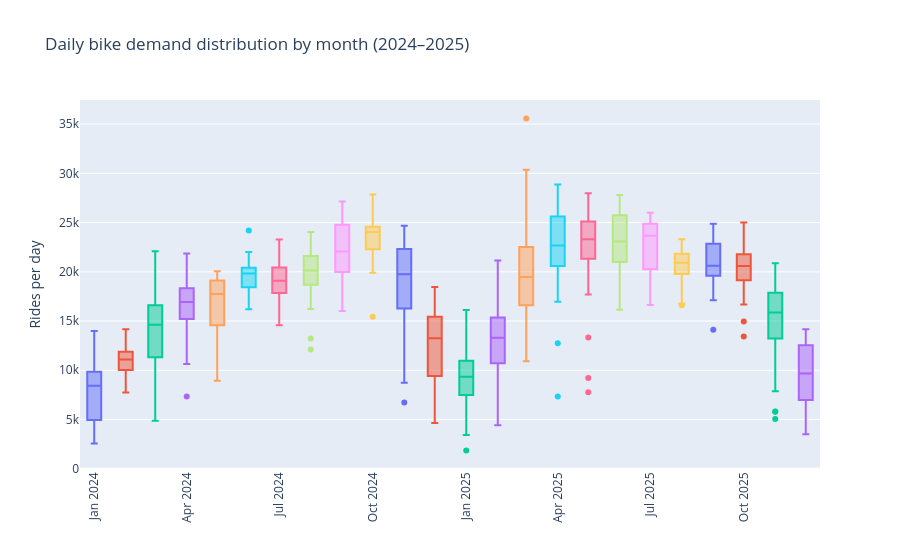

The code cell stored with this chart in its notebook:
### Code cell
# 1) daily demand (sum of hourly y)
df_daily = (
    df_started_hourly_full
    .groupby(["year", "month", "day"], as_index=False)["y"]
    .sum()
)

# 2) build date + year-month label
df_daily["date"] = pd.to_datetime(dict(year=df_daily["year"], month=df_daily["month"], day=df_daily["day"]))
df_daily["year_month"] = df_daily["date"].dt.to_period("M").astype(str)  # "2024-01", ...

# 3) plotly box plot
fig = px.box(
    df_daily.sort_values("year_month"),
    x="year_month",
    y="y",
    color="year_month",          
    points="outliers",           
    title="Daily bike demand distribution by month (2024–2025)",
    labels={"year_month": "", "y": "Rides per day"}
)

fig.update_layout(
    xaxis_tickangle=-90,
    showlegend=False
)

fig.show()

### Figure 1 — Plotly figure (JSON) as saved in the notebook; plotly's stock layout.template omitted (floating-point values rounded to 4 significant figures)
{"data": [{"alignmentgroup": "True", "boxpoints": "outliers", "hovertemplate": "=%{x}<br>Rides per day=%{y}<extra></extra>", "legendgroup": "2024-01", "marker": {"color": "#636efa"}, "name": "2024-01", "notched": false, "offsetgroup": "2024-01", "orientation": "v", "showlegend": true, "type": "box", "x": ["2024-01", "2024-01", "2024-01", "2024-01", "2024-01", "2024-01", "2024-01", "2024-01", "2024-01", "2024-01", "2024-01", "2024-01", "2024-01", "2024-01", "2024-01", "2024-01", "2024-01", "2024-01", "2024-01", "2024-01", "2024-01", "2024-01", "2024-01", "2024-01", "2024-01", "2024-01", "2024-01", "2024-01", "2024-01", "2024-01", "2024-01"], "x0": " ", "xaxis": "x", "y": [4902, 10577, 10493, 9630, 6428, 12558, 13997, 9623, 10485, 6693, 4171, 3798, 2578, 6941, 5092, 9058, 3037, 2786, 9153, 8482, 8420, 3105, 8257, 9919, 7808, 10564, 11124, 9557, 9516, 6773, 3309], "y0": " ", "yaxis": "y"}, {"alignmentgroup": "True", "boxpoints": "outliers", "hovertemplate": "=%{x}<br>Rides per day=%{y}<extra></extra>", "legendgroup": "2024-02", "marker": {"color": "#EF553B"}, "name": "2024-02", "notched": false, "offsetgroup": "2024-02", "orientation": "v", "showlegend": true, "type": "box", "x": ["2024-02", "2024-02", "2024-02", "2024-02", "2024-02", "2024-02", "2024-02", "2024-02", "2024-02", "2024-02", "2024-02", "2024-02", "2024-02", "2024-02", "2024-02", "2024-02", "2024-02", "2024-02", "2024-02", "2024-02", "2024-02", "2024-02", "2024-02", "2024-02", "2024-02", "2024-02", "2024-02", "2024-02", "2024-02"], "x0": " ", "xaxis": "x", "y": [7742, 8903, 9293, 10977, 11879, 11080, 12707, 11764, 10205, 12059, 8681, 11820, 11058, 11085, 12183, 11819, 11665, 11826, 10952, 11890, 10584, 11107, 10497, 12488, 13553, 14156, 8499, 8727, 9489], "y0": " ", "yaxis": "y"}, {"alignmentgroup": "True", "boxpoints": "outliers", "hovertemplate": "=%{x}<br>Rides per day=%{y}<extra></extra>", "legendgroup": "2024-03", "marker": {"color": "#00cc96"}, "name": "2024-03", "notched": false, "offsetgroup": "2024-03", "orientation": "v", "showlegend": true, "type": "box", "x": ["2024-03", "2024-03", "2024-03", "2024-03", "2024-03", "2024-03", "2024-03", "2024-03", "2024-03", "2024-03", "2024-03", "2024-03", "2024-03", "2024-03", "2024-03", "2024-03", "2024-03", "2024-03", "2024-03", "2024-03", "2024-03", "2024-03", "2024-03", "2024-03", "2024-03", "2024-03", "2024-03", "2024-03", "2024-03", "2024-03", "2024-03"], "x0": " ", "xaxis": "x", "y": [15150, 14196, 16692, 14633, 13093, 15422, 16130, 16367, 9288, 13663, 17975, 18834, 17594, 14891, 22075, 8931, 18751, 8885, 14620, 12744, 11124, 9809, 14606, 11926, 15676, 4864, 8977, 10704, 16777, 17852, 14697], "y0": " ", "yaxis": "y"}, {"alignmentgroup": "True", "boxpoints": "outliers", "hovertemplate": "=%{x}<br>Rides per day=%{y}<extra></extra>", "legendgroup": "2024-04", "marker": {"color": "#ab63fa"}, "name": "2024-04", "notched": false, "offsetgroup": "2024-04", "orientation": "v", "showlegend": true, "type": "box", "x": ["2024-04", "2024-04", "2024-04", "2024-04", "2024-04", "2024-04", "2024-04", "2024-04", "2024-04", "2024-04", "2024-04", "2024-04", "2024-04", "2024-04", "2024-04", "2024-04", "2024-04", "2024-04", "2024-04", "2024-04", "2024-04", "2024-04", "2024-04", "2024-04", "2024-04", "2024-04", "2024-04", "2024-04", "2024-04", "2024-04"], "x0": " ", "xaxis": "x", "y": [19145, 15647, 21862, 13409, 15323, 17757, 18000, 17320, 13860, 20461, 17149, 18122, 18426, 18335, 18751, 18983, 11684, 10636, 7342, 14875, 14438, 15217, 16109, 15618, 16907, 18228, 15272, 16044, 18385, 16960], "y0": " ", "yaxis": "y"}, {"alignmentgroup": "True", "boxpoints": "outliers", "hovertemplate": "=%{x}<br>Rides per day=%{y}<extra></extra>", "legendgroup": "2024-05", "marker": {"color": "#FFA15A"}, "name": "2024-05", "notched": false, "offsetgroup": "2024-05", "orientation": "v", "showlegend": true, "type": "box", "x": ["2024-05", "2024-05", "2024-05", "2024-05", "2024-05", "2024-05", "2024-05", "2024-05", "2024-05", "2024-05", "2024-05", "2024-05", "2024-05", "2024-05", "2024-05", "2024-05", "2024-05", "2024-05", "2024-05", "2024-05", "2024-05", "2024-05", "2024-05", "2024-05", "2024-05", "2024-05", "2024-05", "2024-05", "2024-05", "2024-05", "2024-05"], "x0": " ", "xaxis": "x", "y": [8931, 17989, 17779, 19442, 18733, 17250, 13796, 17420, 17809, 17564, 14971, 19232, 18024, 18376, 20052, 14293, 12182, 19909, 19720, 19595, 19787, 11073, 15684, 9590, 20057, 17395, 10931, 17362, 14430, 17749, 18410], "y0": " ", "yaxis": "y"}, {"alignmentgroup": "True", "boxpoints": "outliers", "hovertemplate": "=%{x}<br>Rides per day=%{y}<extra></extra>", "legendgroup": "2024-06", "marker": {"color": "#19d3f3"}, "name": "2024-06", "notched": false, "offsetgroup": "2024-06", "orientation": "v", "showlegend": true, "type": "box", "x": ["2024-06", "2024-06", "2024-06", "2024-06", "2024-06", "2024-06", "2024-06", "2024-06", "2024-06", "2024-06", "2024-06", "2024-06", "2024-06", "2024-06", "2024-06", "2024-06", "2024-06", "2024-06", "2024-06", "2024-06", "2024-06", "2024-06", "2024-06", "2024-06", "2024-06", "2024-06", "2024-06", "2024-06", "2024-06", "2024-06"], "x0": " ", "xaxis": "x", "y": [19020, 19977, 19955, 19365, 19230, 17939, 16805, 18740, 20298, 20421, 20567, 16673, 19854, 18533, 16478, 19665, 21525, 18418, 17857, 19797, 16203, 19840, 22005, 21245, 24193, 20079, 17818, 20405, 21128, 20324], "y0": " ", "yaxis": "y"}, {"alignmentgroup": "True", "boxpoints": "outliers", "hovertemplate": "=%{x}<br>Rides per day=%{y}<extra></extra>", "legendgroup": "2024-07", "marker": {"color": "#FF6692"}, "name": "2024-07", "notched": false, "offsetgroup": "2024-07", "orientation": "v", "showlegend": true, "type": "box", "x": ["2024-07", "2024-07", "2024-07", "2024-07", "2024-07", "2024-07", "2024-07", "2024-07", "2024-07", "2024-07", "2024-07", "2024-07", "2024-07", "2024-07", "2024-07", "2024-07", "2024-07", "2024-07", "2024-07", "2024-07", "2024-07", "2024-07", "2024-07", "2024-07", "2024-07", "2024-07", "2024-07", "2024-07", "2024-07", "2024-07", "2024-07"], "x0": " ", "xaxis": "x", "y": [20651, 21331, 19051, 19392, 14580, 19799, 21642, 20508, 15802, 23273, 20179, 17964, 20243, 19804, 18266, 18951, 17817, 19100, 20189, 20961, 20561, 18103, 17210, 16610, 17304, 18811, 18370, 20753, 16006, 20074, 16138], "y0": " ", "yaxis": "y"}, {"alignmentgroup": "True", "boxpoints": "outliers", "hovertemplate": "=%{x}<br>Rides per day=%{y}<extra></extra>", "legendgroup": "2024-08", "marker": {"color": "#B6E880"}, "name": "2024-08", "notched": false, "offsetgroup": "2024-08", "orientation": "v", "showlegend": true, "type": "box", "x": ["2024-08", "2024-08", "2024-08", "2024-08", "2024-08", "2024-08", "2024-08", "2024-08", "2024-08", "2024-08", "2024-08", "2024-08", "2024-08", "2024-08", "2024-08", "2024-08", "2024-08", "2024-08", "2024-08", "2024-08", "2024-08", "2024-08", "2024-08", "2024-08", "2024-08", "2024-08", "2024-08", "2024-08", "2024-08", "2024-08", "2024-08"], "x0": " ", "xaxis": "x", "y": [18675, 18407, 21162, 21719, 21848, 22360, 21795, 21232, 19885, 20796, 16217, 17877, 20247, 24040, 20805, 21546, 21741, 21611, 20121, 19826, 17709, 18723, 20016, 18606, 12101, 13217, 21626, 19904, 19722, 21147, 20055], "y0": " ", "yaxis": "y"}, {"alignmentgroup": "True", "boxpoints": "outliers", "hovertemplate": "=%{x}<br>Rides per day=%{y}<extra></extra>", "legendgroup": "2024-09", "marker": {"color": "#FF97FF"}, "name": "2024-09", "notched": false, "offsetgroup": "2024-09", "orientation": "v", "showlegend": true, "type": "box", "x": ["2024-09", "2024-09", "2024-09", "2024-09", "2024-09", "2024-09", "2024-09", "2024-09", "2024-09", "2024-09", "2024-09", "2024-09", "2024-09", "2024-09", "2024-09", "2024-09", "2024-09", "2024-09", "2024-09", "2024-09", "2024-09", "2024-09", "2024-09", "2024-09", "2024-09", "2024-09", "2024-09", "2024-09", "2024-09", "2024-09"], "x0": " ", "xaxis": "x", "y": [18620, 19977, 25160, 25653, 26613, 21989, 21446, 16020, 18479, 18025, 26680, 18143, 17971, 18063, 21527, 24206, 25054, 27138, 20797, 20804, 21600, 22139, 23378, 23176, 22857, 21533, 24777, 24348, 24833, 23742], "y0": " ", "yaxis": "y"}, {"alignmentgroup": "True", "boxpoints": "outliers", "hovertemplate": "=%{x}<br>Rides per day=%{y}<extra></extra>", "legendgroup": "2024-10", "marker": {"color": "#FECB52"}, "name": "2024-10", "notched": false, "offsetgroup": "2024-10", "orientation": "v", "showlegend": true, "type": "box", "x": ["2024-10", "2024-10", "2024-10", "2024-10", "2024-10", "2024-10", "2024-10", "2024-10", "2024-10", "2024-10", "2024-10", "2024-10", "2024-10", "2024-10", "2024-10", "2024-10", "2024-10", "2024-10", "2024-10", "2024-10", "2024-10", "2024-10", "2024-10", "2024-10", "2024-10", "2024-10", "2024-10", "2024-10", "2024-10", "2024-10", "2024-10"], "x0": " ", "xaxis": "x", "y": [24128, 23907, 26656, 23446, 22455, 24940, 24455, 24045, 25181, 21852, 20491, 25097, 22356, 24610, 21351, 25290, 19900, 15431, 21875, 24469, 25509, 27857, 23657, 20948, 24030, 24059, 23271, 23152, 24479, 24236, 22282], "y0": " ", "yaxis": "y"}, {"alignmentgroup": "True", "boxpoints": "outliers", "hovertemplate": "=%{x}<br>Rides per day=%{y}<extra></extra>", "legendgroup": "2024-11", "marker": {"color": "#636efa"}, "name": "2024-11", "notched": false, "offsetgroup": "2024-11", "orientation": "v", "showlegend": true, "type": "box", "x": ["2024-11", "2024-11", "2024-11", "2024-11", "2024-11", "2024-11", "2024-11", "2024-11", "2024-11", "2024-11", "2024-11", "2024-11", "2024-11", "2024-11", "2024-11", "2024-11", "2024-11", "2024-11", "2024-11", "2024-11", "2024-11", "2024-11", "2024-11", "2024-11", "2024-11", "2024-11", "2024-11", "2024-11", "2024-11", "2024-11"], "x0": " ", "xaxis": "x", "y": [19031, 20683, 21217, 20435, 18529, 10698, 17131, 16273, 17328, 14656, 6729, 8735, 22303, 17699, 9013, 19876, 19626, 14591, 24662, 24170, 19852, 24290, 23330, 19264, 24163, 22657, 15538, 21327, 20379, 23322], "y0": " ", "yaxis": "y"}, {"alignmentgroup": "True", "boxpoints": "outliers", "hovertemplate": "=%{x}<br>Rides per day=%{y}<extra></extra>", "legendgroup": "2024-12", "marker": {"color": "#EF553B"}, "name": "2024-12", "notched": false, "offsetgroup": "2024-12", "orientation": "v", "showlegend": true, "type": "box", "x": ["2024-12", "2024-12", "2024-12", "2024-12", "2024-12", "2024-12", "2024-12", "2024-12", "2024-12", "2024-12", "2024-12", "2024-12", "2024-12", "2024-12", "2024-12", "2024-12", "2024-12", "2024-12", "2024-12", "2024-12", "2024-12", "2024-12", "2024-12", "2024-12", "2024-12", "2024-12", "2024-12", "2024-12", "2024-12", "2024-12", "2024-12"], "x0": " ", "xaxis": "x", "y": [7376, 15444, 15570, 12578, 9591, 7539, 13637, 4651, 7117, 9083, 5540, 10429, 18452, 5951, 12629, 12180, 14604, 9916, 13246, 15023, 15410, 13871, 13263, 9911, 16940, 15521, 16497, 9349, 16762, 15647, 14158], "y0": " ", "yaxis": "y"}, {"alignmentgroup": "True", "boxpoints": "outliers", "hovertemplate": "=%{x}<br>Rides per day=%{y}<extra></extra>", "legendgroup": "2025-01", "marker": {"color": "#00cc96"}, "name": "2025-01", "notched": false, "offsetgroup": "2025-01", "orientation": "v", "showlegend": true, "type": "box", "x": ["2025-01", "2025-01", "2025-01", "2025-01", "2025-01", "2025-01", "2025-01", "2025-01", "2025-01", "2025-01", "2025-01", "2025-01", "2025-01", "2025-01", "2025-01", "2025-01", "2025-01", "2025-01", "2025-01", "2025-01", "2025-01", "2025-01", "2025-01", "2025-01", "2025-01", "2025-01", "2025-01", "2025-01", "2025-01", "2025-01", "2025-01"], "x0": " ", "xaxis": "x", "y": [10146, 5255, 5591, 7483, 8049, 9593, 12373, 10302, 11300, 14752, 15962, 8888, 10988, 10785, 10140, 16122, 11518, 11047, 9334, 8165, 8424, 1850, 3439, 9020, 6201, 5840, 10923, 10575, 6273, 7512, 7873], "y0": " ", "yaxis": "y"}, {"alignmentgroup": "True", "boxpoints": "outliers", "hovertemplate": "=%{x}<br>Rides per day=%{y}<extra></extra>", "legendgroup": "2025-02", "marker": {"color": "#ab63fa"}, "name": "2025-02", "notched": false, "offsetgroup": "2025-02", "orientation": "v", "showlegend": true, "type": "box", "x": ["2025-02", "2025-02", "2025-02", "2025-02", "2025-02", "2025-02", "2025-02", "2025-02", "2025-02", "2025-02", "2025-02", "2025-02", "2025-02", "2025-02", "2025-02", "2025-02", "2025-02", "2025-02", "2025-02", "2025-02", "2025-02", "2025-02", "2025-02", "2025-02", "2025-02", "2025-02", "2025-02", "2025-02"], "x0": " ", "xaxis": "x", "y": [9065, 10222, 12186, 10902, 10879, 11956, 13197, 19276, 21157, 18088, 7228, 18682, 13658, 16000, 13646, 4414, 13423, 14374, 10544, 17009, 14715, 13957, 16335, 10382, 12877, 14149, 8607, 11956], "y0": " ", "yaxis": "y"}, {"alignmentgroup": "True", "boxpoints": "outliers", "hovertemplate": "=%{x}<br>Rides per day=%{y}<extra></extra>", "legendgroup": "2025-03", "marker": {"color": "#FFA15A"}, "name": "2025-03", "notched": false, "offsetgroup": "2025-03", "orientation": "v", "showlegend": true, "type": "box", "x": ["2025-03", "2025-03", "2025-03", "2025-03", "2025-03", "2025-03", "2025-03", "2025-03", "2025-03", "2025-03", "2025-03", "2025-03", "2025-03", "2025-03", "2025-03", "2025-03", "2025-03", "2025-03", "2025-03", "2025-03", "2025-03", "2025-03", "2025-03", "2025-03", "2025-03", "2025-03", "2025-03", "2025-03", "2025-03", "2025-03", "2025-03"], "x0": " ", "xaxis": "x", "y": [20229, 23999, 19364, 22045, 24895, 15993, 21337, 21106, 23815, 25675, 35569, 30365, 21837, 22878, 18215, 16525, 21181, 10906, 14101, 18293, 13185, 15084, 18026, 16861, 16264, 19124, 22493, 22520, 19461, 19136, 16188], "y0": " ", "yaxis": "y"}, {"alignmentgroup": "True", "boxpoints": "outliers", "hovertemplate": "=%{x}<br>Rides per day=%{y}<extra></extra>", "legendgroup": "2025-04", "marker": {"color": "#19d3f3"}, "name": "2025-04", "notched": false, "offsetgroup": "2025-04", "orientation": "v", "showlegend": true, "type": "box", "x": ["2025-04", "2025-04", "2025-04", "2025-04", "2025-04", "2025-04", "2025-04", "2025-04", "2025-04", "2025-04", "2025-04", "2025-04", "2025-04", "2025-04", "2025-04", "2025-04", "2025-04", "2025-04", "2025-04", "2025-04", "2025-04", "2025-04", "2025-04", "2025-04", "2025-04", "2025-04", "2025-04", "2025-04", "2025-04", "2025-04"], "x0": " ", "xaxis": "x", "y": [26357, 26495, 22778, 22094, 25618, 25942, 20714, 23668, 23413, 23346, 25354, 23284, 26621, 21597, 26129, 21474, 22546, 21253, 23397, 25660, 28869, 20242, 20577, 18404, 20217, 19967, 7328, 16966, 21262, 12737], "y0": " ", "yaxis": "y"}, {"alignmentgroup": "True", "boxpoints": "outliers", "hovertemplate": "=%{x}<br>Rides per day=%{y}<extra></extra>", "legendgroup": "2025-05", "marker": {"color": "#FF6692"}, "name": "2025-05", "notched": false, "offsetgroup": "2025-05", "orientation": "v", "showlegend": true, "type": "box", "x": ["2025-05", "2025-05", "2025-05", "2025-05", "2025-05", "2025-05", "2025-05", "2025-05", "2025-05", "2025-05", "2025-05", "2025-05", "2025-05", "2025-05", "2025-05", "2025-05", "2025-05", "2025-05", "2025-05", "2025-05", "2025-05", "2025-05", "2025-05", "2025-05", "2025-05", "2025-05", "2025-05", "2025-05", "2025-05", "2025-05", "2025-05"], "x0": " ", "xaxis": "x", "y": [24275, 24046, 24444, 13317, 19125, 24119, 19156, 23232, 21539, 9222, 24096, 21248, 27985, 23300, 21923, 27091, 22555, 24769, 26892, 27770, 27796, 19079, 25204, 17689, 23692, 22102, 27379, 22594, 22195, 7759, 26200], "y0": " ", "yaxis": "y"}, {"alignmentgroup": "True", "boxpoints": "outliers", "hovertemplate": "=%{x}<br>Rides per day=%{y}<extra></extra>", "legendgroup": "2025-06", "marker": {"color": "#B6E880"}, "name": "2025-06", "notched": false, "offsetgroup": "2025-06", "orientation": "v", "showlegend": true, "type": "box", "x": ["2025-06", "2025-06", "2025-06", "2025-06", "2025-06", "2025-06", "2025-06", "2025-06", "2025-06", "2025-06", "2025-06", "2025-06", "2025-06", "2025-06", "2025-06", "2025-06", "2025-06", "2025-06", "2025-06", "2025-06", "2025-06", "2025-06", "2025-06", "2025-06", "2025-06", "2025-06", "2025-06", "2025-06", "2025-06", "2025-06"], "x0": " ", "xaxis": "x", "y": [20998, 20035, 20597, 25978, 25315, 20604, 23134, 22152, 22312, 21547, 24326, 20183, 21667, 16148, 21197, 25382, 22643, 23277, 25743, 26297, 26622, 27587, 16418, 18890, 22994, 25260, 26228, 25859, 24331, 27793], "y0": " ", "yaxis": "y"}, {"alignmentgroup": "True", "boxpoints": "outliers", "hovertemplate": "=%{x}<br>Rides per day=%{y}<extra></extra>", "legendgroup": "2025-07", "marker": {"color": "#FF97FF"}, "name": "2025-07", "notched": false, "offsetgroup": "2025-07", "orientation": "v", "showlegend": true, "type": "box", "x": ["2025-07", "2025-07", "2025-07", "2025-07", "2025-07", "2025-07", "2025-07", "2025-07", "2025-07", "2025-07", "2025-07", "2025-07", "2025-07", "2025-07", "2025-07", "2025-07", "2025-07", "2025-07", "2025-07", "2025-07", "2025-07", "2025-07", "2025-07", "2025-07", "2025-07", "2025-07", "2025-07", "2025-07", "2025-07", "2025-07", "2025-07"], "x0": " ", "xaxis": "x", "y": [24793, 23067, 22240, 23659, 25385, 25739, 18792, 23818, 24899, 23028, 23742, 23761, 25034, 25923, 22892, 20159, 18059, 16639, 23387, 23948, 25676, 21759, 19338, 25329, 20248, 19189, 24511, 26005, 23817, 20269, 20237], "y0": " ", "yaxis": "y"}, {"alignmentgroup": "True", "boxpoints": "outliers", "hovertemplate": "=%{x}<br>Rides per day=%{y}<extra></extra>", "legendgroup": "2025-08", "marker": {"color": "#FECB52"}, "name": "2025-08", "notched": false, "offsetgroup": "2025-08", "orientation": "v", "showlegend": true, "type": "box", "x": ["2025-08", "2025-08", "2025-08", "2025-08", "2025-08", "2025-08", "2025-08", "2025-08", "2025-08", "2025-08", "2025-08", "2025-08", "2025-08", "2025-08", "2025-08", "2025-08", "2025-08", "2025-08", "2025-08", "2025-08", "2025-08", "2025-08", "2025-08", "2025-08", "2025-08", "2025-08", "2025-08", "2025-08", "2025-08", "2025-08", "2025-08"], "x0": " ", "xaxis": "x", "y": [16756, 19501, 20032, 20240, 22131, 22440, 22468, 19787, 22241, 22415, 22431, 21094, 17505, 19482, 20354, 20651, 20453, 21213, 21215, 23305, 21248, 20908, 21490, 19764, 21562, 21920, 19433, 18866, 20108, 16609, 21408], "y0": " ", "yaxis": "y"}, {"alignmentgroup": "True", "boxpoints": "outliers", "hovertemplate": "=%{x}<br>Rides per day=%{y}<extra></extra>", "legendgroup": "2025-09", "marker": {"color": "#636efa"}, "name": "2025-09", "notched": false, "offsetgroup": "2025-09", "orientation": "v", "showlegend": true, "type": "box", "x": ["2025-09", "2025-09", "2025-09", "2025-09", "2025-09", "2025-09", "2025-09", "2025-09", "2025-09", "2025-09", "2025-09", "2025-09", "2025-09", "2025-09", "2025-09", "2025-09", "2025-09", "2025-09", "2025-09", "2025-09", "2025-09", "2025-09", "2025-09", "2025-09", "2025-09", "2025-09", "2025-09", "2025-09", "2025-09", "2025-09"], "x0": " ", "xaxis": "x", "y": [20490, 22848, 24126, 24871, 19592, 21809, 18951, 18751, 23190, 17098, 21086, 20048, 20410, 14121, 20538, 22991, 17922, 20309, 22281, 20601, 23625, 20625, 20965, 20339, 21870, 17235, 21704, 23636, 24742, 18181], "y0": " ", "yaxis": "y"}, {"alignmentgroup": "True", "boxpoints": "outliers", "hovertemplate": "=%{x}<br>Rides per day=%{y}<extra></extra>", "legendgroup": "2025-10", "marker": {"color": "#EF553B"}, "name": "2025-10", "notched": false, "offsetgroup": "2025-10", "orientation": "v", "showlegend": true, "type": "box", "x": ["2025-10", "2025-10", "2025-10", "2025-10", "2025-10", "2025-10", "2025-10", "2025-10", "2025-10", "2025-10", "2025-10", "2025-10", "2025-10", "2025-10", "2025-10", "2025-10", "2025-10", "2025-10", "2025-10", "2025-10", "2025-10", "2025-10", "2025-10", "2025-10", "2025-10", "2025-10", "2025-10", "2025-10", "2025-10", "2025-10", "2025-10"], "x0": " ", "xaxis": "x", "y": [19363, 16677, 20748, 20717, 20690, 19678, 18207, 19917, 17677, 17532, 17238, 19609, 25011, 20618, 21897, 21532, 21751, 22463, 23458, 24711, 21953, 20075, 21803, 23060, 20999, 19966, 19538, 14963, 13427, 19054, 20595], "y0": " ", "yaxis": "y"}, {"alignmentgroup": "True", "boxpoints": "outliers", "hovertemplate": "=%{x}<br>Rides per day=%{y}<extra></extra>", "legendgroup": "2025-11", "marker": {"color": "#00cc96"}, "name": "2025-11", "notched": false, "offsetgroup": "2025-11", "orientation": "v", "showlegend": true, "type": "box", "x": ["2025-11", "2025-11", "2025-11", "2025-11", "2025-11", "2025-11", "2025-11", "2025-11", "2025-11", "2025-11", "2025-11", "2025-11", "2025-11", "2025-11", "2025-11", "2025-11", "2025-11", "2025-11", "2025-11", "2025-11", "2025-11", "2025-11", "2025-11", "2025-11", "2025-11", "2025-11", "2025-11", "2025-11", "2025-11", "2025-11"], "x0": " ", "xaxis": "x", "y": [13218, 15879, 16319, 16969, 14481, 5786, 12900, 14574, 10954, 5060, 5805, 7871, 14588, 13599, 14280, 20869, 17520, 18325, 20637, 17863, 17098, 19991, 18732, 18540, 15856, 14033, 11812, 16632, 17529, 18479], "y0": " ", "yaxis": "y"}, {"alignmentgroup": "True", "boxpoints": "outliers", "hovertemplate": "=%{x}<br>Rides per day=%{y}<extra></extra>", "legendgroup": "2025-12", "marker": {"color": "#ab63fa"}, "name": "2025-12", "notched": false, "offsetgroup": "2025-12", "orientation": "v", "showlegend": true, "type": "box", "x": ["2025-12", "2025-12", "2025-12", "2025-12", "2025-12", "2025-12", "2025-12", "2025-12", "2025-12", "2025-12", "2025-12", "2025-12", "2025-12", "2025-12", "2025-12", "2025-12", "2025-12", "2025-12", "2025-12", "2025-12", "2025-12", "2025-12", "2025-12", "2025-12", "2025-12", "2025-12", "2025-12", "2025-12", "2025-12", "2025-12", "2025-12"], "x0": " ", "xaxis": "x", "y": [7525, 13359, 10949, 9677, 8176, 7067, 6092, 3495, 4181, 5304, 5296, 13245, 7112, 11092, 11513, 5561, 12095, 12801, 12710, 13147, 10868, 11162, 12610, 8268, 13930, 14160, 8324, 12349, 6241, 8007, 6939], "y0": " ", "yaxis": "y"}], "layout": {"boxmode": "overlay", "legend": {"title": {"text": ""}, "tracegroupgap": 0}, "showlegend": false, "title": {"text": "Daily bike demand distribution by month (2024–2025)"}, "xaxis": {"anchor": "y", "categoryarray": ["2024-01", "2024-02", "2024-03", "2024-04", "2024-05", "2024-06", "2024-07", "2024-08", "2024-09", "2024-10", "2024-11", "2024-12", "2025-01", "2025-02", "2025-03", "2025-04", "2025-05", "2025-06", "2025-07", "2025-08", "2025-09", "2025-10", "2025-11", "2025-12"], "categoryorder": "array", "domain": [0, 1], "tickangle": -90, "title": {"text": ""}}, "yaxis": {"anchor": "x", "domain": [0, 1], "title": {"text": "Rides per day"}}}}
